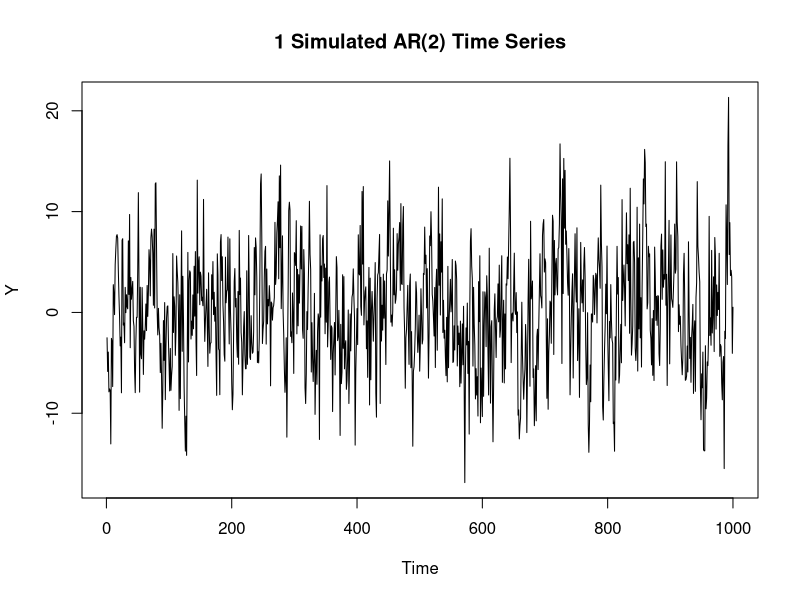
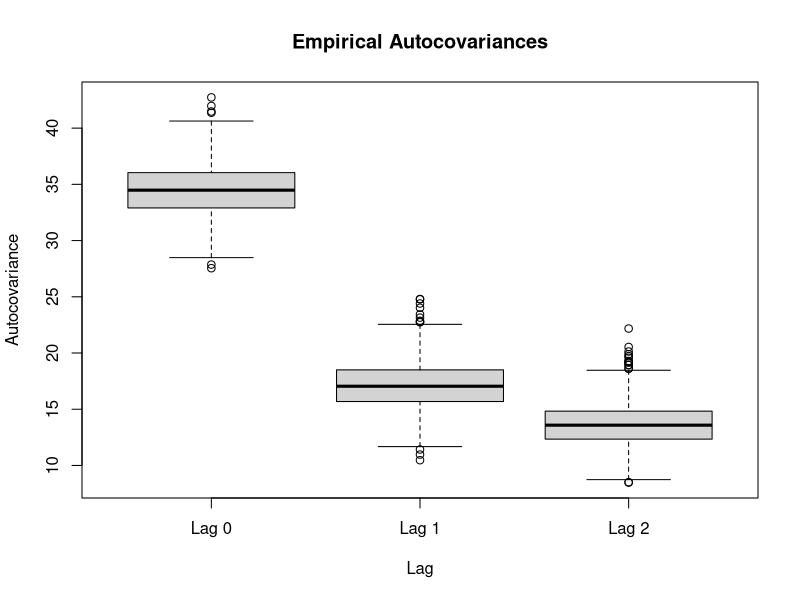

These charts were generated, in order, by the following R code: (Note: this script raises an error after producing the figures.)
## ---- chunk 1

autocovariance_0 <- function(sigma, phi1, phi2) { 
  var <- sigma^2
  
  gam0 <- (var*(1-phi2))/(1-phi2-((phi1^2)*(1+phi2))-(phi2^2)+(phi2^3))
  
  gam0

}

## ---- chunk 2

autocovariance_1 <- function(sigma, phi1, phi2) {

  gam0 <- autocovariance_0(sigma, phi1, phi2)

  gam1 <- (phi1 / (1 - phi2)) * gam0

  gam1
}

## ---- chunk 3
autocovariance_2 <- function(sigma, phi1, phi2) { 
  
  gam0 <- autocovariance_0(sigma, phi1, phi2)
  gam2 <- ((phi1^2)/(1-phi2))*gam0 + phi2*gam0
  
  gam2

}


## ---- chunk 4

# Number of simulations and observations
M <- 1000
n <- 1000

set.seed(123)

sim <- replicate(
  M,
  arima.sim(
    model = list(ar = c(0.4, 0.2)),
    n = n,
    sd = 5
    )
)

matplot(
  sim[, 1],
  type = "l",
  lty = 1,
  xlab = "Time",
  ylab = "Y",
  main = "1 Simulated AR(2) Time Series"
)

## ---- chunk 5

# Calculate empirical autocovariances for each simulation
empirical_autocov <- sapply(1:M, function(i) {

  as.numeric(acf(
    sim[, i],
    lag.max = 2,
    type = "covariance",
    plot = FALSE
  )$acf)

})

# Name the rows
rownames(empirical_autocov) <- c("Lag 0", "Lag 1", "Lag 2")

dim(empirical_autocov)

# Calculate the average empoirical autocovariances:
rowMeans(empirical_autocov)

## ---- chunk 6

# Theoretical autocovariances:

autocovariance_0(5,0.4,0.2)
autocovariance_1(5,0.4,0.2)
autocovariance_2(5,0.4,0.2)
## ---- chunk 7

# Boxplot

boxplot(
  t(empirical_autocov),
  names = c("Lag 0", "Lag 1", "Lag 2"),
  main = "Empirical Autocovariances",
  xlab = "Lag",
  ylab = "Autocovariance"
)

abline(
  h = c(
    autocovariance_0(sigma, phi1, phi2),
    autocovariance_1(sigma, phi1, phi2),
    autocovariance_2(sigma, phi1, phi2)
  ),
  col = "red",
  lty = 2
)
legend("topright",
       legend='Theoretical autocovariances',
       col='red', lty=2, lwd=1, bty="n")
